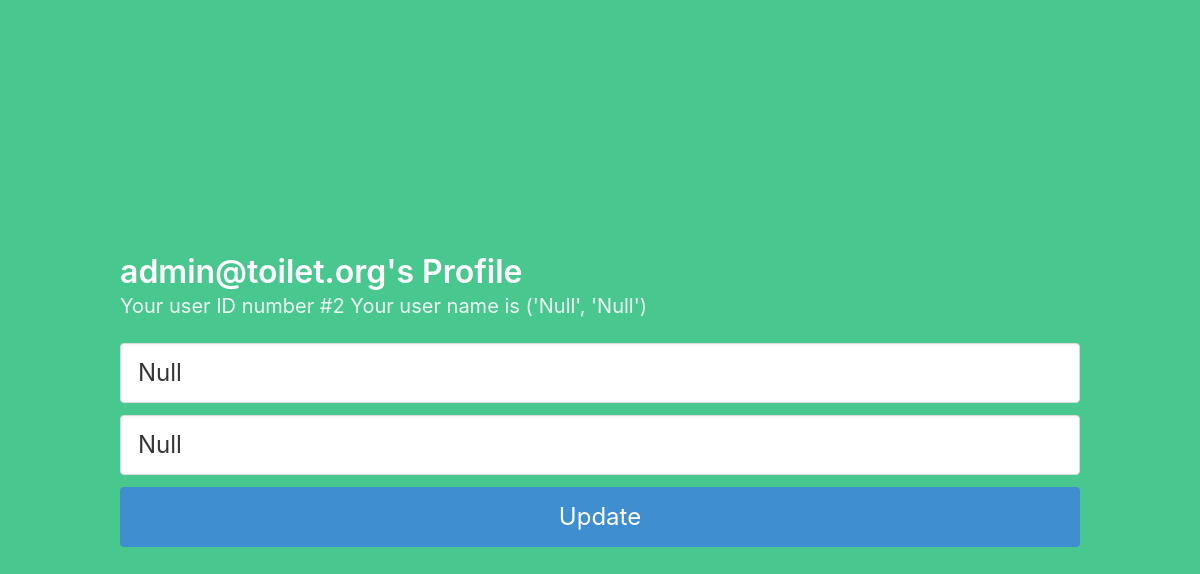
The page /account/2 on the database its author committed.
### main.py (models this page shows)
class User(db.Model):
    __tablename__ = 'users'
    id = Column(Integer, primary_key=True)
    first_name = Column(String)
    last_name = Column(String)
    email = Column(String, unique=True)
    password = Column(String)
    is_authenticated = Column(String)

### main.py (the view)
@app.route('/account/<int:id>',methods=['GET', 'POST','PUT'])
def account(id: int):
    id = str(id)
    statement = text('SELECT * FROM users WHERE id ="' + id + '"')
    result = db.engine.execute(statement).fetchone()
    print(result.email)
    print(result[0])
    user = User.query.filter_by(id=id).first()
    print(user.first_name,user.last_name,user.is_authenticated)
    if user:
        if request.method == "POST":
            user.first_name = request.form['first_name']
            user.last_name = request.form['last_name']
            user.is_authenticated = request.form['is_authenticated']
            db.session.commit()
            print(result)
            return render_template('account.html', result=result)
    return render_template('account.html',result=result)

### main.py (called while the page is built)
@app.before_request
def before_request():
    g.user = None
    if 'user' in session:
        g.user = session['user']
        if 'is_authenticated' in session:
            g.role = session['is_authenticated']

### templates/account.html (shortened to what this page needs)
<!DOCTYPE html>
<html>
  <head>
    <link rel="stylesheet" href="https://cdn.jsdelivr.net/npm/bulma@0.8.0/css/bulma.min.css">
  </head>
  <body>
    <section class="hero is-success is-fullheight">
      <div class="hero-body">
        <div class="container">
          <h1 class="title">
            {{ result[3] }}'s Profile
          </h1>
          <h2 class="subtitle">
            Your user ID number #{{result[0]}}
              Your user name is {{result[1],result[2] }}
          </h2>
          <form method="POST">
            <div class="field">
                <div class="control">
                    <input class="input is-large" type="text" name="first_name" placeholder="Name" value="{{ result[1] }}">
                </div>
            </div>
            <div class="field">
                <div class="control">
                    <input class="input is-large" type="text" name="last_name" value="{{ result[2] }}">
                </div>
            </div>
            <button class="button is-block is-info is-large is-fullwidth" type="submit" value="Update">Update</button>
          </form>
        </div>
      </div>
    </section>
  </body>
</html>

### rows shown on the page
User: email "admin@toilet.org", id "2", first_name+last_name "('Null', 'Null')", first_name "Null", last_name "Null"
